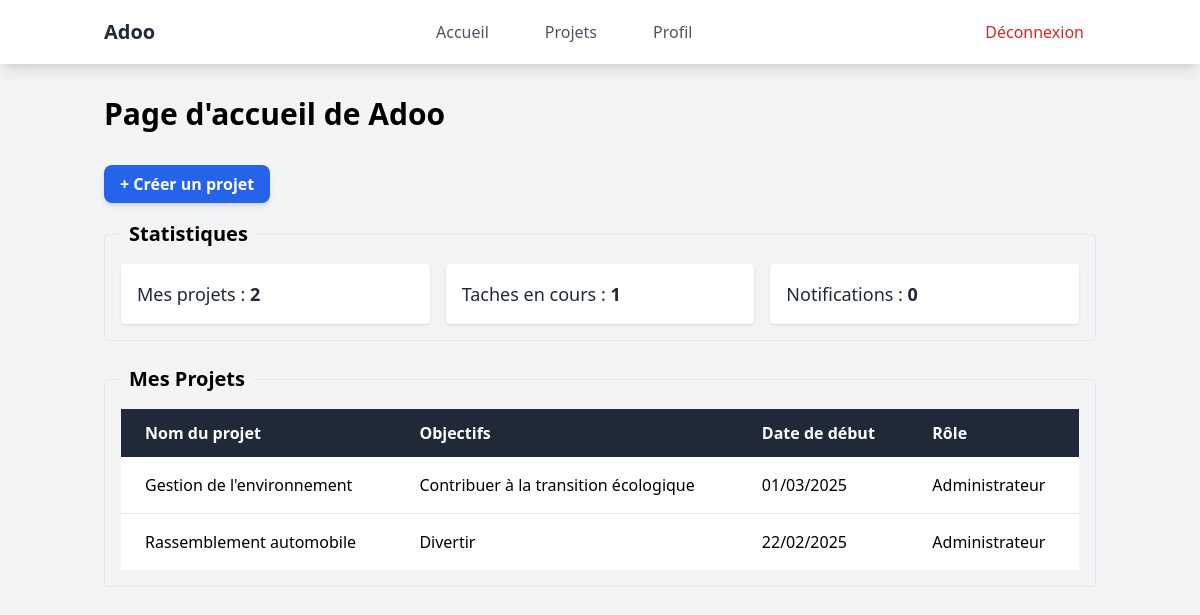
The app's page /accueil (signed in) with its own data.
### app/models/projet.py (models this page shows, shortened)
class Projet(db.Model):
    __tablename__ = 'projet'
    id = db.Column(db.String(36), primary_key=True)
    titre = db.Column(db.String(100), nullable=False)
    objectifs = db.Column(db.Text, nullable=False)
    description = db.Column(db.Text, default = ' ')
    date_creation = db.Column(db.DateTime, default=datetime.utcnow)
    date_debut = db.Column(db.DateTime, nullable=False)
    date_fin_prevue = db.Column(db.DateTime, nullable=False)
    statut = db.Column(db.String(20), default='En cours')
    membres = db.relationship('ProjetMembre', back_populates='projet', cascade='all, delete-orphan')
    taches = db.relationship('Tache', backref='projet', cascade='all, delete-orphan')
    commentaires = db.relationship('Commentaire', backref='projet', cascade='all, delete-orphan')

### app/models/projet_membre.py (models this page shows, shortened)
class ProjetMembre(db.Model):
    __tablename__ = 'projet_membre'
    id_projet_membre = db.Column(db.String(36), primary_key=True)
    projet_id = db.Column(db.String(36), db.ForeignKey('projet.id'))
    utilisateur_id = db.Column(db.String(36), db.ForeignKey('utilisateur.id'))
    createur_id = db.Column(db.String(36))
    role = db.Column(db.String(20), default='Lecteur')
    date_ajout = db.Column(db.DateTime, default=datetime.utcnow)
    utilisateur = db.relationship('Utilisateur', back_populates='projets')
    projet = db.relationship('Projet', back_populates='membres')

### app/routes/main.py (the view)
@bp.route('/')
@bp.route('/accueil')
@login_required
def accueil():
    projets_utilisateur = [membre_projet.projet for membre_projet in current_user.projets] # Projets de l'utilisateur courant
    roles_utilisateur = [role_projet.role for role_projet in current_user.projets] # Roles de l'utilisateur courant accordés aux projets
    taches_utilisateur = Tache.query.filter_by(responsable_id=current_user.id).all() # Taches de l'utilisateur courant
    notif_utilisateur = [notifUser for notifUser in current_user.notifications]
    return render_template('main/accueil.html', projets_utilisateur=projets_utilisateur, roles_utilisateur=roles_utilisateur,taches_utilisateur=taches_utilisateur, notifications=notif_utilisateur)

### app/__init__.py (called while the page is built)
def create_app():
    app = Flask(__name__)
    app.config.from_object(Config)
    Config.init_app(app)
    db.init_app(app)
    login_manager.init_app(app)
    migrate.init_app(app, db)
    login_manager.login_view = 'auth.login'
    login_manager.login_message_category = 'info'
    from app.routes import auth, main
    app.register_blueprint(auth)
    app.register_blueprint(main)
    from app.models.utilisateur import Utilisateur  # Changé de User à Utilisateur
    @login_manager.user_loader
    def load_user(user_id):
        return Utilisateur.query.get(user_id)  # Changé de User à Utilisateur
    return app

### app/templates/main/accueil.html
{% extends "base.html" %}
{% block content %}
<div class="container mx-auto">
    <h1 class="text-3xl font-bold mb-4">Page d'accueil de Adoo</h1>
    <br>
    <button><a href="{{ url_for('main.creer_projet') }}" class="bg-blue-600 hover:bg-blue-700 text-white font-bold py-2 px-4 rounded-lg shadow-md transition duration-300">
        + Créer un projet</a></button>
    <br>
    <br>
    <fieldset class="border p-4 rounded mb-6">
        <legend class="text-xl font-semibold px-2">Statistiques</legend>
        <div class="grid grid-cols-3 gap-4">
            <div class="p-4 bg-white rounded shadow">
                <h2 class="text-lg text-gray-800">Mes projets : <span class="font-bold">{{projets_utilisateur | length}}</span></h2>
            </div>
            <div class="p-4 bg-white rounded shadow">
                <h2 class="text-lg text-gray-800">Taches en cours : <span class="font-bold">{{taches_utilisateur | length}}</span></h2>
            </div>
            <div class="p-4 bg-white rounded shadow">
                <h2 class="text-lg text-gray-800">Notifications : <span class="font-bold">{{notifications | length}}</span></h2>
            </div>
        </div>
    </fieldset>
    <fieldset class="border p-4 rounded">
        <legend class="text-xl font-semibold px-2">Mes Projets</legend>
        <div class="overflow-x-auto">
            <table class="min-w-full bg-white">
                <thead class="bg-gray-800 text-white">
                    <tr>
                        <th class="px-6 py-3 text-left">Nom du projet</th>
                        <th class="px-6 py-3 text-left">Objectifs</th>
                        <th class="px-6 py-3 text-left">Date de début</th>
                        <th class="px-6 py-3 text-left">Rôle</th>
                    </tr>
                </thead>
                <tbody class="divide-y divide-gray-200">
                    {% for projet in projets_utilisateur %}
                    <tr class="hover:bg-gray-100" onclick="window.location.href='{{ url_for('main.projet_detaille', id_projet=projet.id) }}'">
                        <td class="px-6 py-4">{{ projet.titre }}</td>
                        <td class="px-6 py-4">{{ projet.objectifs or 'Non défini' }}</td>
                        <td class="px-6 py-4">{{ projet.date_debut.strftime('%d/%m/%Y') if projet.date_debut else 'Non définie' }}</td>
                        <td class="px-6 py-4">{{ roles_utilisateur[loop.index0] }}</td>
                    </tr>
                    {% endfor %}
                </tbody>
            </table>
        </div>
    </fieldset>
</div>
{% endblock %}

### records on screen
Projet: titre "Gestion de l'environnement", objectifs "Contribuer à la transition écologique", date_debut "01/03/2025"
ProjetMembre: role "Administrateur"
Projet: titre "Rassemblement automobile", objectifs "Divertir", date_debut "22/02/2025"
ProjetMembre: role "Administrateur"

### other values on screen
{{ projets_utilisateur | length }} "2"
{{ taches_utilisateur | length }} "1"
{{ notifications | length }} "0"
